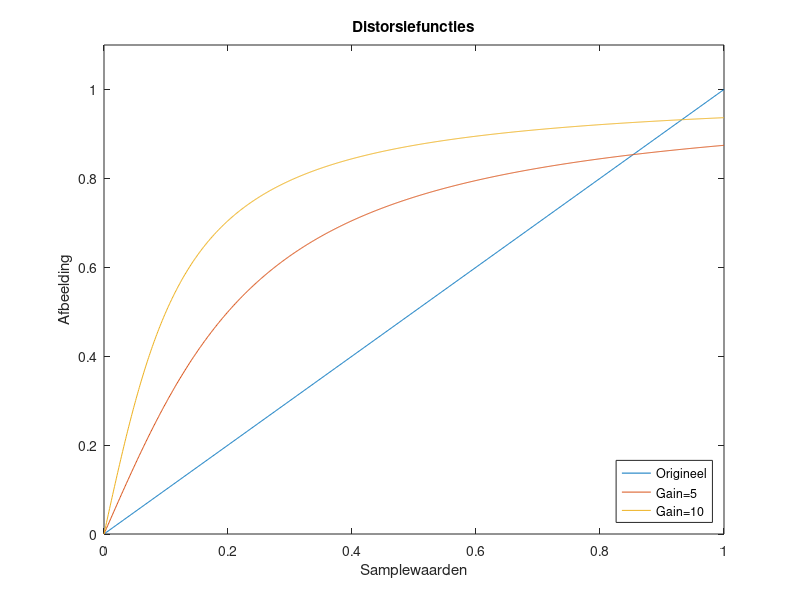

Reproduce this figure in MATLAB.
x = 0:0.001:1;

y0 = x; % Unchanged
y5 = 2/pi * atan(5 * x);
y10 = 2/pi * atan(10 * x);

plot(x,y0);
hold on
plot(x,y5);
plot(x,y10);
title('Distorsiefuncties');
xlabel('Samplewaarden');
ylabel('Afbeelding');
ylim([0 1.1]);
legend('Origineel', 'Gain=5', 'Gain=10', 'Location', 'southeast');
hold off